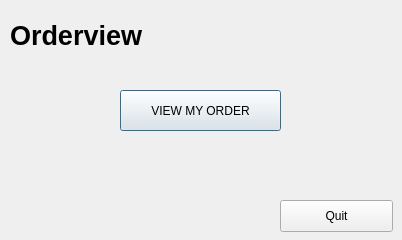
<?xml version="1.0" encoding="UTF-8"?>
<ui version="4.0">
 <class>Dialog</class>
 <widget class="QDialog" name="Dialog">
  <property name="geometry">
   <rect>
    <x>0</x>
    <y>0</y>
    <width>402</width>
    <height>240</height>
   </rect>
  </property>
  <property name="windowTitle">
   <string>Dialog</string>
  </property>
  <widget class="QLabel" name="label">
   <property name="geometry">
    <rect>
     <x>10</x>
     <y>-10</y>
     <width>181</width>
     <height>91</height>
    </rect>
   </property>
   <property name="text">
    <string>&lt;html&gt;&lt;head/&gt;&lt;body&gt;&lt;p&gt;&lt;span style=&quot; font-size:20pt; font-weight:600;&quot;&gt;Orderview&lt;/span&gt;&lt;/p&gt;&lt;/body&gt;&lt;/html&gt;</string>
   </property>
  </widget>
  <widget class="QLabel" name="label_2">
   <property name="geometry">
    <rect>
     <x>-7</x>
     <y>-9</y>
     <width>511</width>
     <height>371</height>
    </rect>
   </property>
   <property name="text">
    <string/>
   </property>
   <property name="pixmap">
    <pixmap resource="xp.qrc">:/newPrefix/8D4991568AB94C8FB6C7E1EFDA3073F3.jpg</pixmap>
   </property>
  </widget>
  <widget class="QPushButton" name="pushButton">
   <property name="geometry">
    <rect>
     <x>120</x>
     <y>90</y>
     <width>161</width>
     <height>41</height>
    </rect>
   </property>
   <property name="text">
    <string>VIEW MY ORDER</string>
   </property>
  </widget>
  <widget class="QPushButton" name="pushButton_2">
   <property name="geometry">
    <rect>
     <x>280</x>
     <y>200</y>
     <width>113</width>
     <height>32</height>
    </rect>
   </property>
   <property name="text">
    <string>Quit</string>
   </property>
  </widget>
  <zorder>label_2</zorder>
  <zorder>label</zorder>
  <zorder>pushButton</zorder>
  <zorder>pushButton_2</zorder>
 </widget>
 <resources>
  <include location="xp.qrc"/>
 </resources>
 <connections/>
</ui>
